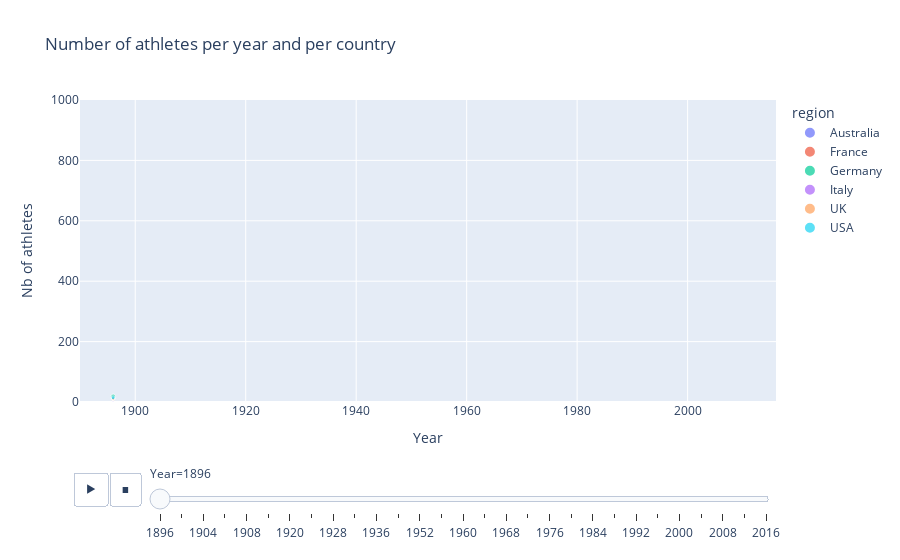

The notebook cell saved with this chart:
### Code cell
# we animate the graph to see the evolution of the number of athletes per year and per country in summer games
fig = px.scatter(athletes_per_country_summer[athletes_per_country_summer['region'].isin(top_10_countries_summer.index)], x="Year", y="Nb of athletes", color="region", animation_frame="Year", animation_group="region", size="Nb of athletes", hover_name="region", range_x=[1890,2016], range_y=[0,1000], title="Number of athletes per year and per country")
fig.show()

### Figure 1 — Plotly figure (JSON) as saved in the notebook; plotly's stock layout.template omitted (floating-point values rounded to 4 significant figures)
{"data": [{"hovertemplate": "<b>%{hovertext}</b><br><br>region=Australia<br>Year=%{x}<br>Nb of athletes=%{marker.size}<extra></extra>", "hovertext": ["Australia"], "ids": ["Australia"], "legendgroup": "Australia", "marker": {"color": "#636efa", "size": [1], "sizemode": "area", "sizeref": 1.837, "symbol": "circle"}, "mode": "markers", "name": "Australia", "orientation": "v", "showlegend": true, "type": "scatter", "x": [1896], "xaxis": "x", "y": [1], "yaxis": "y"}, {"hovertemplate": "<b>%{hovertext}</b><br><br>region=France<br>Year=%{x}<br>Nb of athletes=%{marker.size}<extra></extra>", "hovertext": ["France"], "ids": ["France"], "legendgroup": "France", "marker": {"color": "#EF553B", "size": [12], "sizemode": "area", "sizeref": 1.837, "symbol": "circle"}, "mode": "markers", "name": "France", "orientation": "v", "showlegend": true, "type": "scatter", "x": [1896], "xaxis": "x", "y": [12], "yaxis": "y"}, {"hovertemplate": "<b>%{hovertext}</b><br><br>region=Germany<br>Year=%{x}<br>Nb of athletes=%{marker.size}<extra></extra>", "hovertext": ["Germany"], "ids": ["Germany"], "legendgroup": "Germany", "marker": {"color": "#00cc96", "size": [19], "sizemode": "area", "sizeref": 1.837, "symbol": "circle"}, "mode": "markers", "name": "Germany", "orientation": "v", "showlegend": true, "type": "scatter", "x": [1896], "xaxis": "x", "y": [19], "yaxis": "y"}, {"hovertemplate": "<b>%{hovertext}</b><br><br>region=Italy<br>Year=%{x}<br>Nb of athletes=%{marker.size}<extra></extra>", "hovertext": ["Italy"], "ids": ["Italy"], "legendgroup": "Italy", "marker": {"color": "#ab63fa", "size": [1], "sizemode": "area", "sizeref": 1.837, "symbol": "circle"}, "mode": "markers", "name": "Italy", "orientation": "v", "showlegend": true, "type": "scatter", "x": [1896], "xaxis": "x", "y": [1], "yaxis": "y"}, {"hovertemplate": "<b>%{hovertext}</b><br><br>region=UK<br>Year=%{x}<br>Nb of athletes=%{marker.size}<extra></extra>", "hovertext": ["UK"], "ids": ["UK"], "legendgroup": "UK", "marker": {"color": "#FFA15A", "size": [10], "sizemode": "area", "sizeref": 1.837, "symbol": "circle"}, "mode": "markers", "name": "UK", "orientation": "v", "showlegend": true, "type": "scatter", "x": [1896], "xaxis": "x", "y": [10], "yaxis": "y"}, {"hovertemplate": "<b>%{hovertext}</b><br><br>region=USA<br>Year=%{x}<br>Nb of athletes=%{marker.size}<extra></extra>", "hovertext": ["USA"], "ids": ["USA"], "legendgroup": "USA", "marker": {"color": "#19d3f3", "size": [14], "sizemode": "area", "sizeref": 1.837, "symbol": "circle"}, "mode": "markers", "name": "USA", "orientation": "v", "showlegend": true, "type": "scatter", "x": [1896], "xaxis": "x", "y": [14], "yaxis": "y"}], "layout": {"legend": {"itemsizing": "constant", "title": {"text": "region"}, "tracegroupgap": 0}, "sliders": [{"active": 0, "currentvalue": {"prefix": "Year="}, "len": 0.9, "pad": {"b": 10, "t": 60}, "steps": [{"args": [["1896"], {"frame": {"duration": 0, "redraw": false}, "fromcurrent": true, "mode": "immediate", "transition": {"duration": 0, "easing": "linear"}}], "label": "1896", "method": "animate"}, {"args": [["1900"], {"frame": {"duration": 0, "redraw": false}, "fromcurrent": true, "mode": "immediate", "transition": {"duration": 0, "easing": "linear"}}], "label": "1900", "method": "animate"}, {"args": [["1904"], {"frame": {"duration": 0, "redraw": false}, "fromcurrent": true, "mode": "immediate", "transition": {"duration": 0, "easing": "linear"}}], "label": "1904", "method": "animate"}, {"args": [["1906"], {"frame": {"duration": 0, "redraw": false}, "fromcurrent": true, "mode": "immediate", "transition": {"duration": 0, "easing": "linear"}}], "label": "1906", "method": "animate"}, {"args": [["1908"], {"frame": {"duration": 0, "redraw": false}, "fromcurrent": true, "mode": "immediate", "transition": {"duration": 0, "easing": "linear"}}], "label": "1908", "method": "animate"}, {"args": [["1912"], {"frame": {"duration": 0, "redraw": false}, "fromcurrent": true, "mode": "immediate", "transition": {"duration": 0, "easing": "linear"}}], "label": "1912", "method": "animate"}, {"args": [["1920"], {"frame": {"duration": 0, "redraw": false}, "fromcurrent": true, "mode": "immediate", "transition": {"duration": 0, "easing": "linear"}}], "label": "1920", "method": "animate"}, {"args": [["1924"], {"frame": {"duration": 0, "redraw": false}, "fromcurrent": true, "mode": "immediate", "transition": {"duration": 0, "easing": "linear"}}], "label": "1924", "method": "animate"}, {"args": [["1928"], {"frame": {"duration": 0, "redraw": false}, "fromcurrent": true, "mode": "immediate", "transition": {"duration": 0, "easing": "linear"}}], "label": "1928", "method": "animate"}, {"args": [["1932"], {"frame": {"duration": 0, "redraw": false}, "fromcurrent": true, "mode": "immediate", "transition": {"duration": 0, "easing": "linear"}}], "label": "1932", "method": "animate"}, {"args": [["1936"], {"frame": {"duration": 0, "redraw": false}, "fromcurrent": true, "mode": "immediate", "transition": {"duration": 0, "easing": "linear"}}], "label": "1936", "method": "animate"}, {"args": [["1948"], {"frame": {"duration": 0, "redraw": false}, "fromcurrent": true, "mode": "immediate", "transition": {"duration": 0, "easing": "linear"}}], "label": "1948", "method": "animate"}, {"args": [["1952"], {"frame": {"duration": 0, "redraw": false}, "fromcurrent": true, "mode": "immediate", "transition": {"duration": 0, "easing": "linear"}}], "label": "1952", "method": "animate"}, {"args": [["1956"], {"frame": {"duration": 0, "redraw": false}, "fromcurrent": true, "mode": "immediate", "transition": {"duration": 0, "easing": "linear"}}], "label": "1956", "method": "animate"}, {"args": [["1960"], {"frame": {"duration": 0, "redraw": false}, "fromcurrent": true, "mode": "immediate", "transition": {"duration": 0, "easing": "linear"}}], "label": "1960", "method": "animate"}, {"args": [["1964"], {"frame": {"duration": 0, "redraw": false}, "fromcurrent": true, "mode": "immediate", "transition": {"duration": 0, "easing": "linear"}}], "label": "1964", "method": "animate"}, {"args": [["1968"], {"frame": {"duration": 0, "redraw": false}, "fromcurrent": true, "mode": "immediate", "transition": {"duration": 0, "easing": "linear"}}], "label": "1968", "method": "animate"}, {"args": [["1972"], {"frame": {"duration": 0, "redraw": false}, "fromcurrent": true, "mode": "immediate", "transition": {"duration": 0, "easing": "linear"}}], "label": "1972", "method": "animate"}, {"args": [["1976"], {"frame": {"duration": 0, "redraw": false}, "fromcurrent": true, "mode": "immediate", "transition": {"duration": 0, "easing": "linear"}}], "label": "1976", "method": "animate"}, {"args": [["1980"], {"frame": {"duration": 0, "redraw": false}, "fromcurrent": true, "mode": "immediate", "transition": {"duration": 0, "easing": "linear"}}], "label": "1980", "method": "animate"}, {"args": [["1984"], {"frame": {"duration": 0, "redraw": false}, "fromcurrent": true, "mode": "immediate", "transition": {"duration": 0, "easing": "linear"}}], "label": "1984", "method": "animate"}, {"args": [["1988"], {"frame": {"duration": 0, "redraw": false}, "fromcurrent": true, "mode": "immediate", "transition": {"duration": 0, "easing": "linear"}}], "label": "1988", "method": "animate"}, {"args": [["1992"], {"frame": {"duration": 0, "redraw": false}, "fromcurrent": true, "mode": "immediate", "transition": {"duration": 0, "easing": "linear"}}], "label": "1992", "method": "animate"}, {"args": [["1996"], {"frame": {"duration": 0, "redraw": false}, "fromcurrent": true, "mode": "immediate", "transition": {"duration": 0, "easing": "linear"}}], "label": "1996", "method": "animate"}, {"args": [["2000"], {"frame": {"duration": 0, "redraw": false}, "fromcurrent": true, "mode": "immediate", "transition": {"duration": 0, "easing": "linear"}}], "label": "2000", "method": "animate"}, {"args": [["2004"], {"frame": {"duration": 0, "redraw": false}, "fromcurrent": true, "mode": "immediate", "transition": {"duration": 0, "easing": "linear"}}], "label": "2004", "method": "animate"}, {"args": [["2008"], {"frame": {"duration": 0, "redraw": false}, "fromcurrent": true, "mode": "immediate", "transition": {"duration": 0, "easing": "linear"}}], "label": "2008", "method": "animate"}, {"args": [["2012"], {"frame": {"duration": 0, "redraw": false}, "fromcurrent": true, "mode": "immediate", "transition": {"duration": 0, "easing": "linear"}}], "label": "2012", "method": "animate"}, {"args": [["2016"], {"frame": {"duration": 0, "redraw": false}, "fromcurrent": true, "mode": "immediate", "transition": {"duration": 0, "easing": "linear"}}], "label": "2016", "method": "animate"}], "x": 0.1, "xanchor": "left", "y": 0, "yanchor": "top"}], "title": {"text": "Number of athletes per year and per country"}, "updatemenus": [{"buttons": [{"args": [null, {"frame": {"duration": 500, "redraw": false}, "fromcurrent": true, "mode": "immediate", "transition": {"duration": 500, "easing": "linear"}}], "label": "&#9654;", "method": "animate"}, {"args": [[null], {"frame": {"duration": 0, "redraw": false}, "fromcurrent": true, "mode": "immediate", "transition": {"duration": 0, "easing": "linear"}}], "label": "&#9724;", "method": "animate"}], "direction": "left", "pad": {"r": 10, "t": 70}, "showactive": false, "type": "buttons", "x": 0.1, "xanchor": "right", "y": 0, "yanchor": "top"}], "xaxis": {"anchor": "y", "categoryarray": [1896, 1900, 1904, 1906, 1908, 1912, 1920, 1924, 1928, 1932, 1936, 1948, 1952, 1956, 1960, 1964, 1968, 1972, 1976, 1980, 1984, 1988, 1992, 1996, 2000, 2004, 2008, 2012, 2016], "categoryorder": "array", "domain": [0, 1], "range": [1890, 2016], "title": {"text": "Year"}}, "yaxis": {"anchor": "x", "domain": [0, 1], "range": [0, 1000], "title": {"text": "Nb of athletes"}}}}
